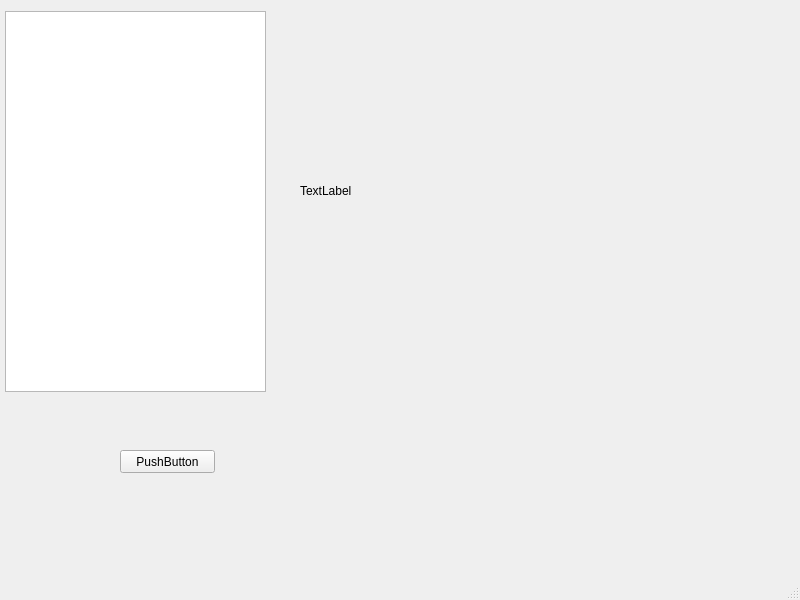
<?xml version="1.0" encoding="UTF-8"?>
<ui version="4.0">
 <class>MainWindow</class>
 <widget class="QMainWindow" name="MainWindow">
  <property name="geometry">
   <rect>
    <x>0</x>
    <y>0</y>
    <width>800</width>
    <height>600</height>
   </rect>
  </property>
  <property name="windowTitle">
   <string>MainWindow</string>
  </property>
  <widget class="QWidget" name="centralwidget">
   <widget class="QTreeView" name="treeView">
    <property name="geometry">
     <rect>
      <x>5</x>
      <y>11</y>
      <width>261</width>
      <height>381</height>
     </rect>
    </property>
   </widget>
   <widget class="QPushButton" name="pushButton">
    <property name="geometry">
     <rect>
      <x>120</x>
      <y>450</y>
      <width>95</width>
      <height>23</height>
     </rect>
    </property>
    <property name="text">
     <string>PushButton</string>
    </property>
   </widget>
   <widget class="QLabel" name="label">
    <property name="geometry">
     <rect>
      <x>300</x>
      <y>120</y>
      <width>321</width>
      <height>141</height>
     </rect>
    </property>
    <property name="text">
     <string>TextLabel</string>
    </property>
   </widget>
  </widget>
  <widget class="QMenuBar" name="menubar">
   <property name="geometry">
    <rect>
     <x>0</x>
     <y>0</y>
     <width>800</width>
     <height>20</height>
    </rect>
   </property>
  </widget>
  <widget class="QStatusBar" name="statusbar"/>
 </widget>
 <resources/>
 <connections/>
</ui>
